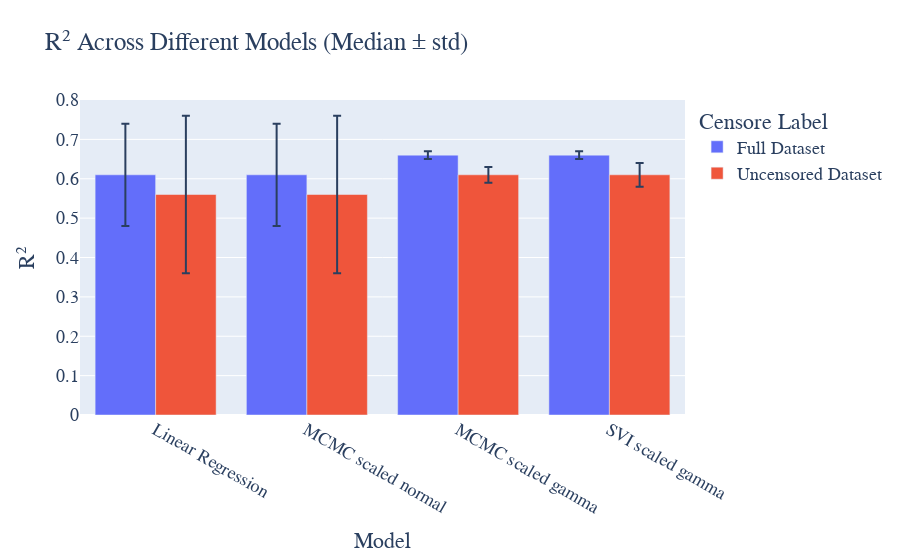

Source (notebook cell):
### Code cell
import plotly.graph_objects as go
models = positive_censored_grouped_df['model']

fig = go.Figure(data=[
    go.Bar(name='Full Dataset', 
           x=positive_censored_grouped_df['model'], 
           y=np.round(positive_censored_grouped_df['value']['median'], 2), 
           error_y={"array":np.round(positive_censored_grouped_df['value']['std'], 2)}),
    go.Bar(name='Uncensored Dataset', 
           x=positive_uncensored_grouped_df['model'], 
           y=round(positive_uncensored_grouped_df['value']['median'], 2), 
           error_y={"array":np.round(positive_uncensored_grouped_df['value']['std'],2)})
])
# Change the bar mode
fig.update_layout(barmode='group', 
                  title_text="R² Across Different Models (Median ± std)",
                  xaxis_title="Model",
                  yaxis_title="R²",
                  legend_title="Censore Label",
                  font=dict(
                      family="Courier New, monospace",
                      size=18)
                 )
#fig.update_yaxes(range=(-1.5, 1.0))
#fig.write_html('images/r_squared2.html')
fig.write_image("images/r_squared2.png", engine="kaleido", width=1000, scale=2)
fig.show()

### Figure 1 — Plotly figure (JSON) as saved in the notebook; plotly's stock layout.template omitted (floating-point values rounded to 4 significant figures)
{"data": [{"error_y": {"array": [0.13, 0.13, 0.01, 0.01]}, "name": "Full Dataset", "type": "bar", "x": ["Linear Regression", "MCMC scaled normal", "MCMC scaled gamma", "SVI scaled gamma"], "y": [0.61, 0.61, 0.66, 0.66]}, {"error_y": {"array": [0.2, 0.02, 0.2, 0.03]}, "name": "Uncensored Dataset", "type": "bar", "x": ["Linear Regression", "MCMC scaled gamma", "MCMC scaled normal", "SVI scaled gamma"], "y": [0.56, 0.61, 0.56, 0.61]}], "layout": {"barmode": "group", "font": {"family": "Courier New, monospace", "size": 18}, "legend": {"title": {"text": "Censore Label"}}, "title": {"text": "R² Across Different Models (Median ± std)"}, "xaxis": {"title": {"text": "Model"}}, "yaxis": {"title": {"text": "R²"}}}}
